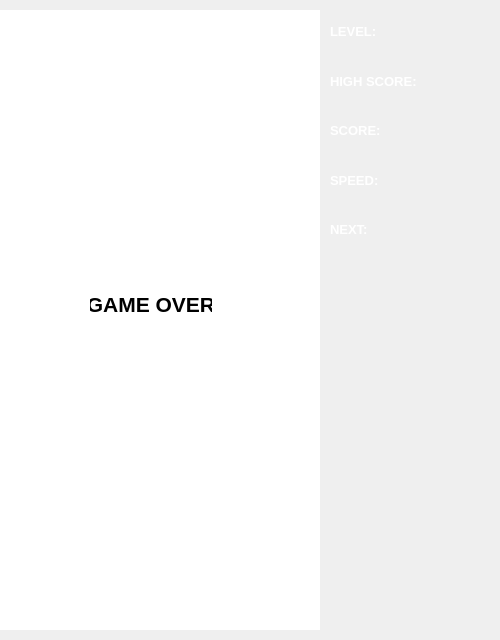
<?xml version="1.0" encoding="UTF-8"?>
<ui version="4.0">
 <class>TetrisWindow</class>
 <widget class="QMainWindow" name="TetrisWindow">
  <property name="geometry">
   <rect>
    <x>0</x>
    <y>0</y>
    <width>500</width>
    <height>640</height>
   </rect>
  </property>
  <property name="windowTitle">
   <string>MainWindow</string>
  </property>
  <widget class="QWidget" name="centralwidget">
   <property name="styleSheet">
    <string notr="true">background: transparent;</string>
   </property>
   <widget class="QWidget" name="layoutWidget">
    <property name="geometry">
     <rect>
      <x>330</x>
      <y>10</y>
      <width>161</width>
      <height>241</height>
     </rect>
    </property>
    <layout class="QGridLayout" name="gridLayout">
     <item row="2" column="1">
      <widget class="QLabel" name="label_7">
       <property name="font">
        <font>
         <pointsize>10</pointsize>
         <bold>true</bold>
        </font>
       </property>
       <property name="styleSheet">
        <string notr="true">background: transparent;
color: rgb(255, 255, 255);</string>
       </property>
       <property name="text">
        <string/>
       </property>
      </widget>
     </item>
     <item row="3" column="0">
      <widget class="QLabel" name="label_4">
       <property name="font">
        <font>
         <pointsize>10</pointsize>
         <bold>true</bold>
        </font>
       </property>
       <property name="styleSheet">
        <string notr="true">background: transparent;
color: rgb(255, 255, 255);</string>
       </property>
       <property name="text">
        <string>SPEED:</string>
       </property>
      </widget>
     </item>
     <item row="0" column="1">
      <widget class="QLabel" name="label_5">
       <property name="font">
        <font>
         <pointsize>10</pointsize>
         <bold>true</bold>
        </font>
       </property>
       <property name="styleSheet">
        <string notr="true">background: transparent;
color: rgb(255, 255, 255);</string>
       </property>
       <property name="text">
        <string/>
       </property>
      </widget>
     </item>
     <item row="1" column="0">
      <widget class="QLabel" name="label_2">
       <property name="font">
        <font>
         <pointsize>10</pointsize>
         <bold>true</bold>
        </font>
       </property>
       <property name="styleSheet">
        <string notr="true">background: transparent;
color: rgb(255, 255, 255);</string>
       </property>
       <property name="text">
        <string>HIGH SCORE:</string>
       </property>
      </widget>
     </item>
     <item row="3" column="1">
      <widget class="QLabel" name="label_8">
       <property name="font">
        <font>
         <pointsize>10</pointsize>
         <bold>true</bold>
        </font>
       </property>
       <property name="styleSheet">
        <string notr="true">background: transparent;
color: rgb(255, 255, 255);</string>
       </property>
       <property name="text">
        <string/>
       </property>
      </widget>
     </item>
     <item row="2" column="0">
      <widget class="QLabel" name="label_3">
       <property name="font">
        <font>
         <pointsize>10</pointsize>
         <bold>true</bold>
        </font>
       </property>
       <property name="styleSheet">
        <string notr="true">background: transparent;
color: rgb(255, 255, 255);</string>
       </property>
       <property name="text">
        <string>SCORE:</string>
       </property>
      </widget>
     </item>
     <item row="1" column="1">
      <widget class="QLabel" name="label_6">
       <property name="font">
        <font>
         <pointsize>10</pointsize>
         <bold>true</bold>
        </font>
       </property>
       <property name="styleSheet">
        <string notr="true">background: transparent;
color: rgb(255, 255, 255);</string>
       </property>
       <property name="text">
        <string/>
       </property>
      </widget>
     </item>
     <item row="0" column="0">
      <widget class="QLabel" name="label">
       <property name="font">
        <font>
         <pointsize>10</pointsize>
         <bold>true</bold>
        </font>
       </property>
       <property name="styleSheet">
        <string notr="true">background: transparent;
color: rgb(255, 255, 255);</string>
       </property>
       <property name="text">
        <string>LEVEL:</string>
       </property>
      </widget>
     </item>
     <item row="4" column="0">
      <widget class="QLabel" name="label_10">
       <property name="font">
        <font>
         <pointsize>10</pointsize>
         <bold>true</bold>
        </font>
       </property>
       <property name="styleSheet">
        <string notr="true">background: transparent;
color: rgb(255, 255, 255);</string>
       </property>
       <property name="text">
        <string>NEXT:</string>
       </property>
      </widget>
     </item>
    </layout>
   </widget>
   <widget class="QWidget" name="widget" native="true">
    <property name="geometry">
     <rect>
      <x>0</x>
      <y>10</y>
      <width>320</width>
      <height>620</height>
     </rect>
    </property>
    <property name="minimumSize">
     <size>
      <width>0</width>
      <height>0</height>
     </size>
    </property>
    <property name="maximumSize">
     <size>
      <width>16777215</width>
      <height>16777215</height>
     </size>
    </property>
    <property name="styleSheet">
     <string notr="true">background-color: rgb(255, 255, 255);</string>
    </property>
    <widget class="QLabel" name="label_9">
     <property name="geometry">
      <rect>
       <x>90</x>
       <y>280</y>
       <width>122</width>
       <height>28</height>
      </rect>
     </property>
     <property name="font">
      <font>
       <pointsize>16</pointsize>
       <bold>true</bold>
      </font>
     </property>
     <property name="text">
      <string>GAME OVER</string>
     </property>
     <property name="alignment">
      <set>Qt::AlignmentFlag::AlignCenter</set>
     </property>
    </widget>
   </widget>
   <widget class="QWidget" name="widget_2" native="true">
    <property name="geometry">
     <rect>
      <x>340</x>
      <y>200</y>
      <width>150</width>
      <height>150</height>
     </rect>
    </property>
    <property name="styleSheet">
     <string notr="true">background: transparent;</string>
    </property>
   </widget>
  </widget>
  <widget class="QMenuBar" name="menubar">
   <property name="geometry">
    <rect>
     <x>0</x>
     <y>0</y>
     <width>500</width>
     <height>22</height>
    </rect>
   </property>
  </widget>
 </widget>
 <resources/>
 <connections/>
</ui>
